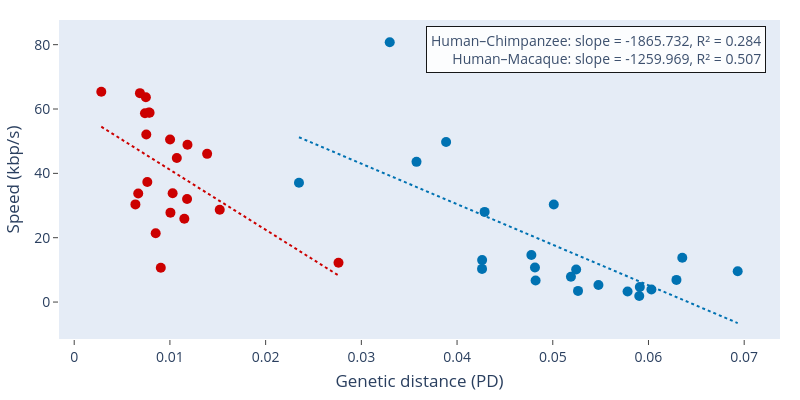

Notebook code for this chart:
### Code cell
k = 95
calc_paired_stats(k)
calc_stats(k)
calc_graph(k)

### Figure 1 — Plotly figure (JSON) as saved in the notebook; plotly's stock layout.template omitted (floating-point values rounded to 4 significant figures)
{"data": [{"marker": {"color": "#CC0000", "size": 10, "symbol": "circle"}, "mode": "markers", "name": "Human–Chimpanzee", "type": "scatter", "x": [0.01151, 0.01183, 0.009047, 0.007488, 0.01072, 0.00283, 0.01028, 0.01179, 0.006868, 0.01005, 0.007874, 0.00753, 0.01389, 0.01521, 0.02761, 0.01002, 0.007395, 0.006689, 0.007636, 0.007807, 0.006393, 0.008513], "y": [25.92, 48.9, 10.67, 63.65, 44.77, 65.35, 33.79, 32.04, 64.93, 27.78, 58.83, 52.07, 46.06, 28.71, 12.19, 50.52, 58.69, 33.74, 37.34, 58.93, 30.36, 21.38]}, {"line": {"color": "#CC0000", "dash": "dot"}, "marker": {"size": 10}, "mode": "lines", "showlegend": false, "type": "scatter", "x": [0.00283, 0.006393, 0.006689, 0.006868, 0.007395, 0.007488, 0.00753, 0.007636, 0.007807, 0.007874, 0.008513, 0.009047, 0.01002, 0.01005, 0.01028, 0.01072, 0.01151, 0.01179, 0.01183, 0.01389, 0.01521, 0.02761], "y": [54.5, 47.85, 47.3, 46.97, 45.98, 45.81, 45.73, 45.53, 45.22, 45.09, 43.9, 42.9, 41.09, 41.02, 40.59, 39.78, 38.32, 37.78, 37.7, 33.87, 31.41, 8.262]}, {"marker": {"color": "#0072B2", "size": 10, "symbol": "circle"}, "mode": "markers", "name": "Human–Macaque", "type": "scatter", "x": [0.05477, 0.04288, 0.05011, 0.03885, 0.04261, 0.02348, 0.04814, 0.05904, 0.03576, 0.05782, 0.03297, 0.05244, 0.06353, 0.06031, 0.06932, 0.04821, 0.04776, 0.04262, 0.0591, 0.06292, 0.05264, 0.0519], "y": [5.296, 28.02, 30.32, 49.76, 10.3, 37.1, 10.75, 1.862, 43.57, 3.304, 80.77, 10.1, 13.76, 3.883, 9.567, 6.674, 14.6, 13.04, 4.655, 6.883, 3.467, 7.842]}, {"line": {"color": "#0072B2", "dash": "dot"}, "marker": {"size": 10}, "mode": "lines", "showlegend": false, "type": "scatter", "x": [0.02348, 0.03297, 0.03576, 0.03885, 0.04261, 0.04262, 0.04288, 0.04776, 0.04814, 0.04821, 0.05011, 0.0519, 0.05244, 0.05264, 0.05477, 0.05782, 0.05904, 0.0591, 0.06031, 0.06292, 0.06353, 0.06932], "y": [51.23, 39.28, 35.75, 31.86, 27.13, 27.12, 26.79, 20.64, 20.16, 20.08, 17.68, 15.43, 14.74, 14.49, 11.8, 7.97, 6.43, 6.355, 4.83, 1.536, 0.7672, -6.528]}], "layout": {"annotations": [{"align": "right", "bgcolor": "white", "bordercolor": "black", "borderpad": 4, "borderwidth": 1, "font": {"size": 14}, "opacity": 0.9, "showarrow": false, "text": "Human–Chimpanzee: slope = -1865.732, R² = 0.284<br>Human–Macaque: slope = -1259.969, R² = 0.507", "x": 0.98, "xanchor": "right", "xref": "paper", "y": 0.98, "yanchor": "top", "yref": "paper"}], "font": {"size": 14}, "height": 400, "legend": {"x": 0.01, "y": 0.99}, "margin": {"b": 40, "l": 40, "r": 20, "t": 20}, "showlegend": false, "width": 800, "xaxis": {"showgrid": false, "ticklen": 5, "ticks": "outside", "tickwidth": 1, "title": {"standoff": 10, "text": "Genetic distance (PD)"}, "zeroline": false}, "yaxis": {"showgrid": false, "ticklen": 5, "ticks": "outside", "tickwidth": 1, "title": {"standoff": 10, "text": "Speed (kbp/s)"}, "zeroline": false}}}
